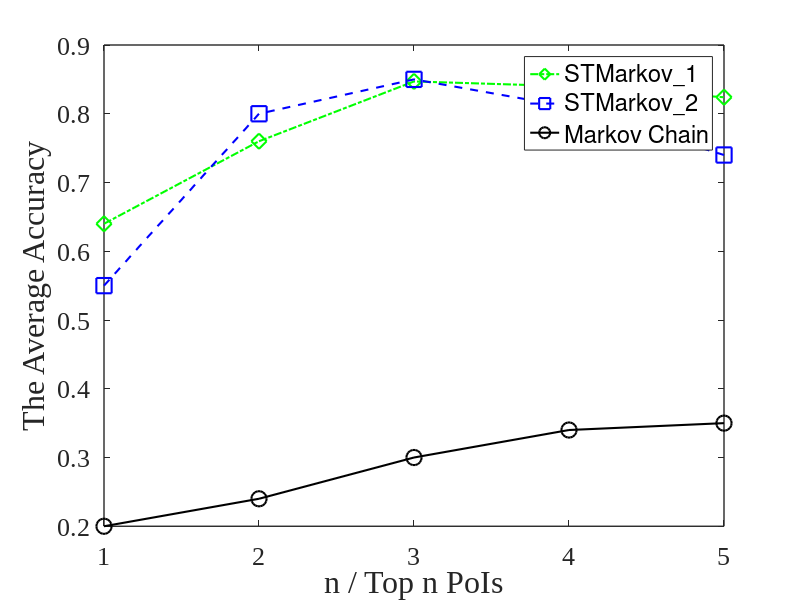

Reproduce this figure in MATLAB.
figure

x = 1:1:5;

y1=[0.64
0.76
0.847
0.84
0.824
];
y2=[0.55
0.8
0.85
0.81
0.74
];

y3 = [0.2 0.24 0.3 0.34 0.35];

plot(x,y1,'-.gd','LineWidth',1.5,'markersize',11);   % a_cluster
hold on;
plot(x,y2,'--bs','LineWidth',1.5,'markersize',11);  % mb_cluster
hold on
plot(x,y3,'-ko','LineWidth',1.5,'markersize',11);   % K-means

set(gca,'LineWidth',1)
set(gca,'FontName','Times New Roman','FontSize',19)
%title('Staying Durations of Different Locations','FontName','Times New Roman','FontSize',17)
xlabel('n / Top n PoIs','FontName','Times New Roman','FontSize',23)
ylabel('The Average Accuracy','FontName','Times New Roman','FontSize',23)
legend('STMarkov\_1','STMarkov\_2','Markov Chain')



% %t = [1, 2, 3, 4, 5];
% S1 = plot(t, x1, 'sb-');
% hold on 
% S2 = plot(t, x2, 'dr--');
% hold off
% xlabel('Top n'),ylabel('The Average Accuracy');
% legend([S1 S2],'Test 1', 'Test 2');
% axis(1, 5, 0.5, 0.9);
